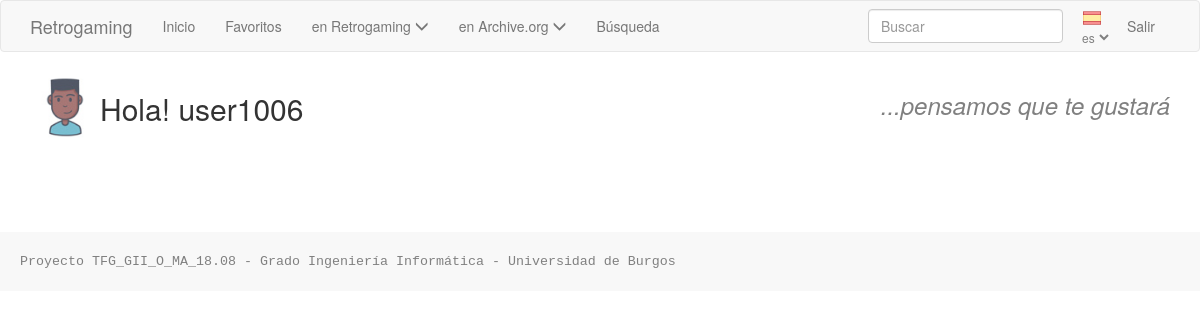
/index2 (signed in), run on the app's committed database.
### app/models.py (models this page shows, shortened)
class User(UserMixin, db.Model):
    id = db.Column(db.Integer, primary_key=True)
    username = db.Column(db.String(64), index=True, unique=True)
    email = db.Column(db.String(120), index=True, unique=True)
    avatar = db.Column(db.String(30))
    password_hash = db.Column(db.String(128))

### app/routes.py (the view)
@app.route('/index2', methods=['GET', 'POST'])
@login_required
def index2():
	txt = control_lenguaje(request.args,'index')
	jg_ifrm = control_parametros(request.args)
	texto = txt['pg_ind_text']
	return render_template('index.html', txt=txt, title='Home', selecciones=selec, texto_cab=texto, jg_ifrm=jg_ifrm)

### app/internalizacion/lenguajes.py (called while the page is built)
def carga_dicc_lenguaje(lenguaje):
	dicc_total = crea_dicc_lenguajes()
	return dicc_total[lenguaje]

### app/models.py (called while the page is built)
@login.user_loader
def load_user(id):
    return User.query.get(int(id))

### app/routes.py (called while the page is built, shortened)
def control_parametros(param):
	global selec
	jg_ifrm = None
	return jg_ifrm

def control_lenguaje(param, origen=None):
	global selec
	if not 'lenguaje' in session:
		session['lenguaje'] = 'es'
	return carga_dicc_lenguaje(session['lenguaje'])

### app/templates/index.html (shortened to what this page needs)
{% extends "base.html" %}
{% block menu %}
	{% include 'menu.html' %}
{% endblock %}
{% block app_content %}
	<div style="height:70px">
		<div style="float:left"><img src="{{url_for('static', filename="avatares/" + current_user.avatar + ".png")}}" width="70" height="70" alt="user avatar"/></div>
		<div style="float:left"> <h2>{{ txt['saludo'] }} {{ current_user.username }}</h2> </div>
		<div style="float:right; color:gray"> <h3><i> {{ texto_cab }} </i></h3> </div>
    </div>
{% endblock %}

### app/templates/base.html (shortened to what this page needs)
{% extends 'bootstrap/base.html' %}
{% block content %}
	{% block menu %}
 	{% endblock %}
    <div class="container">
        {% block app_content %}
		{% endblock %}
    </div>
	<footer style = "background-color: #f8f8f8; color:gray; margin-top:50px; padding: 20px; font-family:Courier; font-size:10pt">
		Proyecto TFG_GII_O_MA_18.08   -   Grado Ingeniería Informática   -   Universidad de Burgos
	</footer>
{% endblock %}

### app/templates/menu.html (shortened to what this page needs)
    <nav class="navbar navbar-default">
        <div class="container">
            <div class="navbar-header">
                <a class="navbar-brand" href="{{ url_for('index') }}">Retrogaming</a>
            </div>
            <div class="collapse navbar-collapse" id="bs-example-navbar-collapse-1">
                <ul class="nav navbar-nav">
                    {% if current_user.is_anonymous %}
                    <li><a href="{{ url_for('index') }}"> {{ txt['menu_inicio'] }}  </a></li>
                    {% else %}
                    <li><a href="{{ url_for('index') }}"> {{ txt['menu_inicio'] }} </a></li>
					<li><a href="{{ url_for('favoritos') }}"> {{ txt['menu_favoritos'] }} </a></li>
					<li class="nav-item dropdown">
						<a class="nav-link dropdown-toggle" href="#" id="navbarDropdownMenuLink1" data-toggle="dropdown" aria-haspopup="true" aria-expanded="false">
						  {{ txt['menu_en_retrogaming'] }}  <span class="glyphicon glyphicon-menu-down" aria-hidden="true"></span>
						</a>
					</li>
					<li class="nav-item dropdown">
						<a class="nav-link dropdown-toggle" href="#" id="navbarDropdownMenuLink2" data-toggle="dropdown" aria-haspopup="true" aria-expanded="false">
						  {{ txt['menu_en_archive'] }}  <span class="glyphicon glyphicon-menu-down" aria-hidden="true"></span>
						</a>
					</li>
					<li><a href="{{ url_for('busqueda_avanzada') }}">{{ txt['menu_busq_avan'] }}</a></li>
                    {% endif %}
                </ul>
                <ul class="nav navbar-nav navbar-right">
                    {% if current_user.is_anonymous %}
					<li>
						<img id="img_bandera" style="margin-top:5px; margin-left:5px; height:18px" src="{{url_for('static', filename="avatares/circulo.png")}}" alt="bandera"/>
						<form name="lenguaje" id="form_lenguaje1" acction="" method="GET">
							<select  onchange="this.form.submit()" name="leng_cambio" id="leng_cambio" style="font-size:12px; color:gray; background-color: #f8f8f8; border:none">
								<option {% if session['lenguaje'] == 'es' %} selected {%endif%} value="es">es</option>
								<option {% if session['lenguaje'] == 'en' %} selected {%endif%} value="en">en</option>
								<option {% if session['lenguaje'] == 'fr' %} selected {%endif%} value="fr">fr</option>
								<option {% if session['lenguaje'] == 'rm' %} selected {%endif%} value="rm">rm</option>
							</select>
						</form>
					</li>
                    <li><a href="{{ url_for('login') }}">{{ txt['menu_login'] }}</a></li>
                    {% else %}
					<li>
						<form class="navbar-form navbar-left" method="get" action="{{ url_for('busqueda') }}">
							<input class="form-control mr-sm-2" placeholder={{ txt['menu_busqueda'] }} type="text" name="q" id="q">
						</form>
					</li>
					<li>
						<img id="img_bandera" style="margin-top:8px; margin-left:5px; height:18px" src="{{url_for('static', filename="avatares/circulo.png")}}" alt="bandera"/>
						<form name="lenguaje" id="form_lenguaje1" acction="" method="GET">
							<select  onchange="this.form.submit()" name="leng_cambio" id="leng_cambio" style="font-size:12px; color:gray; background-color: #f8f8f8; border:none">
								<option {% if session['lenguaje'] == 'es' %} selected {%endif%} value="es">es</option>
							</select>
						</form>
					</li>
					<li><a href="{{ url_for('logout') }}">{{ txt['menu_logout'] }}</a></li>
                    {% endif %}
                </ul>
            </div>
        </div>
    </nav>

### data on the page
User: avatar (picture), username "user1006"

### other printed values
{{ txt['menu_inicio'] }} "Inicio"
{{ txt['menu_favoritos'] }} "Favoritos"
{{ txt['menu_en_retrogaming'] }} "en Retrogaming"
{{ txt['menu_en_archive'] }} "en Archive.org"
{{ txt['menu_busq_avan'] }} "Búsqueda"
{{ txt['menu_logout'] }} "Salir"
{{ txt['saludo'] }} "Hola!"
{{ texto_cab }} "...pensamos que te gustará"
